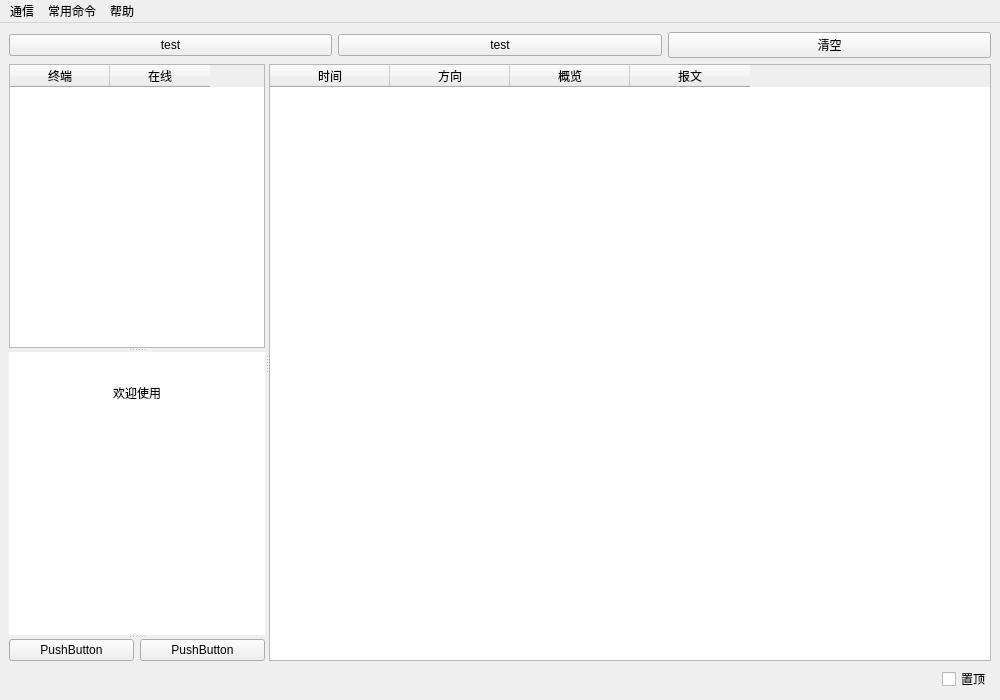
<?xml version="1.0" encoding="UTF-8"?>
<ui version="4.0">
 <class>MasterWindow</class>
 <widget class="QMainWindow" name="MasterWindow">
  <property name="geometry">
   <rect>
    <x>0</x>
    <y>0</y>
    <width>1000</width>
    <height>700</height>
   </rect>
  </property>
  <property name="windowTitle">
   <string>MainWindow</string>
  </property>
  <property name="windowIcon">
   <iconset resource="icon.qrc">
    <normaloff>:/698/698.ico</normaloff>:/698/698.ico</iconset>
  </property>
  <widget class="QWidget" name="centralwidget">
   <layout class="QVBoxLayout" name="verticalLayout">
    <item>
     <layout class="QHBoxLayout" name="horizontalLayout">
      <item>
       <widget class="QPushButton" name="test_b">
        <property name="text">
         <string>test</string>
        </property>
       </widget>
      </item>
      <item>
       <widget class="QPushButton" name="test_b_2">
        <property name="text">
         <string>test</string>
        </property>
       </widget>
      </item>
      <item>
       <widget class="QPushButton" name="clr_b">
        <property name="text">
         <string>清空</string>
        </property>
       </widget>
      </item>
     </layout>
    </item>
    <item>
     <widget class="QSplitter" name="splitter_2">
      <property name="sizePolicy">
       <sizepolicy hsizetype="Expanding" vsizetype="Expanding">
        <horstretch>0</horstretch>
        <verstretch>0</verstretch>
       </sizepolicy>
      </property>
      <property name="orientation">
       <enum>Qt::Horizontal</enum>
      </property>
      <widget class="QSplitter" name="splitter">
       <property name="orientation">
        <enum>Qt::Vertical</enum>
       </property>
       <widget class="QTableWidget" name="tmn_table">
        <property name="sizePolicy">
         <sizepolicy hsizetype="Fixed" vsizetype="Expanding">
          <horstretch>0</horstretch>
          <verstretch>10</verstretch>
         </sizepolicy>
        </property>
        <property name="minimumSize">
         <size>
          <width>210</width>
          <height>0</height>
         </size>
        </property>
        <property name="maximumSize">
         <size>
          <width>16777215</width>
          <height>16777215</height>
         </size>
        </property>
        <property name="baseSize">
         <size>
          <width>0</width>
          <height>0</height>
         </size>
        </property>
        <property name="alternatingRowColors">
         <bool>true</bool>
        </property>
        <property name="verticalScrollMode">
         <enum>QAbstractItemView::ScrollPerPixel</enum>
        </property>
        <property name="horizontalScrollMode">
         <enum>QAbstractItemView::ScrollPerPixel</enum>
        </property>
        <column>
         <property name="text">
          <string>终端</string>
         </property>
        </column>
        <column>
         <property name="text">
          <string>在线</string>
         </property>
        </column>
       </widget>
       <widget class="QTextBrowser" name="textBrowser">
        <property name="sizePolicy">
         <sizepolicy hsizetype="Fixed" vsizetype="Expanding">
          <horstretch>0</horstretch>
          <verstretch>10</verstretch>
         </sizepolicy>
        </property>
        <property name="minimumSize">
         <size>
          <width>210</width>
          <height>0</height>
         </size>
        </property>
        <property name="autoFillBackground">
         <bool>false</bool>
        </property>
        <property name="frameShape">
         <enum>QFrame::NoFrame</enum>
        </property>
        <property name="frameShadow">
         <enum>QFrame::Plain</enum>
        </property>
        <property name="lineWidth">
         <number>0</number>
        </property>
        <property name="html">
         <string>&lt;!DOCTYPE HTML PUBLIC &quot;-//W3C//DTD HTML 4.0//EN&quot; &quot;http://www.w3.org/TR/REC-html40/strict.dtd&quot;&gt;
&lt;html&gt;&lt;head&gt;&lt;meta name=&quot;qrichtext&quot; content=&quot;1&quot; /&gt;&lt;style type=&quot;text/css&quot;&gt;
p, li { white-space: pre-wrap; }
&lt;/style&gt;&lt;/head&gt;&lt;body style=&quot; font-family:'SimSun'; font-size:9pt; font-weight:400; font-style:normal;&quot;&gt;
&lt;p align=&quot;center&quot; style=&quot;-qt-paragraph-type:empty; margin-top:0px; margin-bottom:0px; margin-left:0px; margin-right:0px; -qt-block-indent:0; text-indent:0px;&quot;&gt;&lt;br /&gt;&lt;/p&gt;
&lt;p align=&quot;center&quot; style=&quot;-qt-paragraph-type:empty; margin-top:0px; margin-bottom:0px; margin-left:0px; margin-right:0px; -qt-block-indent:0; text-indent:0px;&quot;&gt;&lt;br /&gt;&lt;/p&gt;
&lt;p align=&quot;center&quot; style=&quot; margin-top:0px; margin-bottom:0px; margin-left:0px; margin-right:0px; -qt-block-indent:0; text-indent:0px;&quot;&gt;欢迎使用&lt;/p&gt;&lt;/body&gt;&lt;/html&gt;</string>
        </property>
       </widget>
       <widget class="QWidget" name="">
        <layout class="QHBoxLayout" name="horizontalLayout_3">
         <item>
          <widget class="QPushButton" name="pushButton">
           <property name="sizePolicy">
            <sizepolicy hsizetype="Expanding" vsizetype="Fixed">
             <horstretch>0</horstretch>
             <verstretch>0</verstretch>
            </sizepolicy>
           </property>
           <property name="text">
            <string>PushButton</string>
           </property>
          </widget>
         </item>
         <item>
          <widget class="QPushButton" name="pushButton_2">
           <property name="sizePolicy">
            <sizepolicy hsizetype="Expanding" vsizetype="Fixed">
             <horstretch>0</horstretch>
             <verstretch>0</verstretch>
            </sizepolicy>
           </property>
           <property name="text">
            <string>PushButton</string>
           </property>
          </widget>
         </item>
        </layout>
       </widget>
      </widget>
      <widget class="QTableWidget" name="mes_table">
       <property name="sizePolicy">
        <sizepolicy hsizetype="Expanding" vsizetype="Expanding">
         <horstretch>5</horstretch>
         <verstretch>0</verstretch>
        </sizepolicy>
       </property>
       <property name="editTriggers">
        <set>QAbstractItemView::NoEditTriggers</set>
       </property>
       <property name="alternatingRowColors">
        <bool>true</bool>
       </property>
       <property name="selectionMode">
        <enum>QAbstractItemView::SingleSelection</enum>
       </property>
       <property name="selectionBehavior">
        <enum>QAbstractItemView::SelectRows</enum>
       </property>
       <property name="verticalScrollMode">
        <enum>QAbstractItemView::ScrollPerPixel</enum>
       </property>
       <property name="horizontalScrollMode">
        <enum>QAbstractItemView::ScrollPerPixel</enum>
       </property>
       <property name="rowCount">
        <number>0</number>
       </property>
       <attribute name="horizontalHeaderVisible">
        <bool>true</bool>
       </attribute>
       <attribute name="horizontalHeaderCascadingSectionResizes">
        <bool>false</bool>
       </attribute>
       <attribute name="horizontalHeaderDefaultSectionSize">
        <number>120</number>
       </attribute>
       <attribute name="horizontalHeaderHighlightSections">
        <bool>true</bool>
       </attribute>
       <attribute name="horizontalHeaderShowSortIndicator" stdset="0">
        <bool>false</bool>
       </attribute>
       <column>
        <property name="text">
         <string>时间</string>
        </property>
       </column>
       <column>
        <property name="text">
         <string>方向</string>
        </property>
       </column>
       <column>
        <property name="text">
         <string>概览</string>
        </property>
       </column>
       <column>
        <property name="text">
         <string>报文</string>
        </property>
       </column>
      </widget>
     </widget>
    </item>
    <item>
     <layout class="QHBoxLayout" name="horizontalLayout_2">
      <property name="sizeConstraint">
       <enum>QLayout::SetDefaultConstraint</enum>
      </property>
      <item>
       <spacer name="horizontalSpacer">
        <property name="orientation">
         <enum>Qt::Horizontal</enum>
        </property>
        <property name="sizeType">
         <enum>QSizePolicy::Expanding</enum>
        </property>
        <property name="sizeHint" stdset="0">
         <size>
          <width>40</width>
          <height>0</height>
         </size>
        </property>
       </spacer>
      </item>
      <item>
       <widget class="QCheckBox" name="always_top_cb">
        <property name="text">
         <string>置顶</string>
        </property>
       </widget>
      </item>
     </layout>
    </item>
   </layout>
  </widget>
  <widget class="QMenuBar" name="menubar">
   <property name="geometry">
    <rect>
     <x>0</x>
     <y>0</y>
     <width>1000</width>
     <height>23</height>
    </rect>
   </property>
   <widget class="QMenu" name="menu">
    <property name="title">
     <string>通信</string>
    </property>
    <addaction name="connect_menu"/>
   </widget>
   <widget class="QMenu" name="menu_2">
    <property name="title">
     <string>常用命令</string>
    </property>
    <addaction name="param_menu"/>
    <addaction name="collect_menu"/>
    <addaction name="diy_menu"/>
   </widget>
   <widget class="QMenu" name="menu_3">
    <property name="title">
     <string>帮助</string>
    </property>
    <addaction name="about_menu"/>
   </widget>
   <addaction name="menu"/>
   <addaction name="menu_2"/>
   <addaction name="menu_3"/>
  </widget>
  <action name="connect_menu">
   <property name="text">
    <string>连接（F1）</string>
   </property>
   <property name="shortcut">
    <string>F1</string>
   </property>
  </action>
  <action name="param_menu">
   <property name="text">
    <string>参数读写</string>
   </property>
  </action>
  <action name="collect_menu">
   <property name="text">
    <string>采集监控</string>
   </property>
  </action>
  <action name="diy_menu">
   <property name="text">
    <string>自定义报文</string>
   </property>
  </action>
  <action name="about_menu">
   <property name="text">
    <string>关于</string>
   </property>
  </action>
 </widget>
 <resources>
  <include location="icon.qrc"/>
 </resources>
 <connections/>
</ui>
